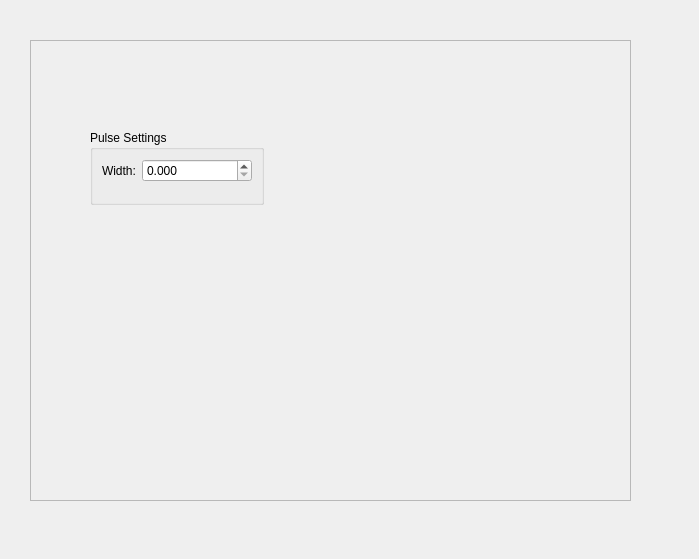
<?xml version="1.0" encoding="UTF-8"?>
<ui version="4.0">
 <class>ControlTab</class>
 <widget class="QWidget" name="ControlTab">
  <property name="geometry">
   <rect>
    <x>0</x>
    <y>0</y>
    <width>699</width>
    <height>559</height>
   </rect>
  </property>
  <property name="windowTitle">
   <string>Form</string>
  </property>
  <widget class="QFrame" name="controlTabPanel">
   <property name="geometry">
    <rect>
     <x>30</x>
     <y>40</y>
     <width>601</width>
     <height>461</height>
    </rect>
   </property>
   <property name="frameShape">
    <enum>QFrame::StyledPanel</enum>
   </property>
   <property name="frameShadow">
    <enum>QFrame::Raised</enum>
   </property>
   <property name="lineWidth">
    <number>0</number>
   </property>
   <widget class="QGroupBox" name="pulseGBox">
    <property name="geometry">
     <rect>
      <x>60</x>
      <y>90</y>
      <width>174</width>
      <height>75</height>
     </rect>
    </property>
    <property name="title">
     <string>Pulse Settings</string>
    </property>
    <layout class="QVBoxLayout" name="verticalLayout">
     <item>
      <layout class="QFormLayout" name="formLayout">
       <item row="0" column="0">
        <widget class="QLabel" name="label">
         <property name="text">
          <string>Width:</string>
         </property>
        </widget>
       </item>
       <item row="0" column="1">
        <widget class="QDoubleSpinBox" name="pulsSpinBox">
         <property name="decimals">
          <number>3</number>
         </property>
         <property name="maximum">
          <double>100000.000000000000000</double>
         </property>
        </widget>
       </item>
      </layout>
     </item>
    </layout>
   </widget>
  </widget>
 </widget>
 <resources/>
 <connections/>
</ui>
